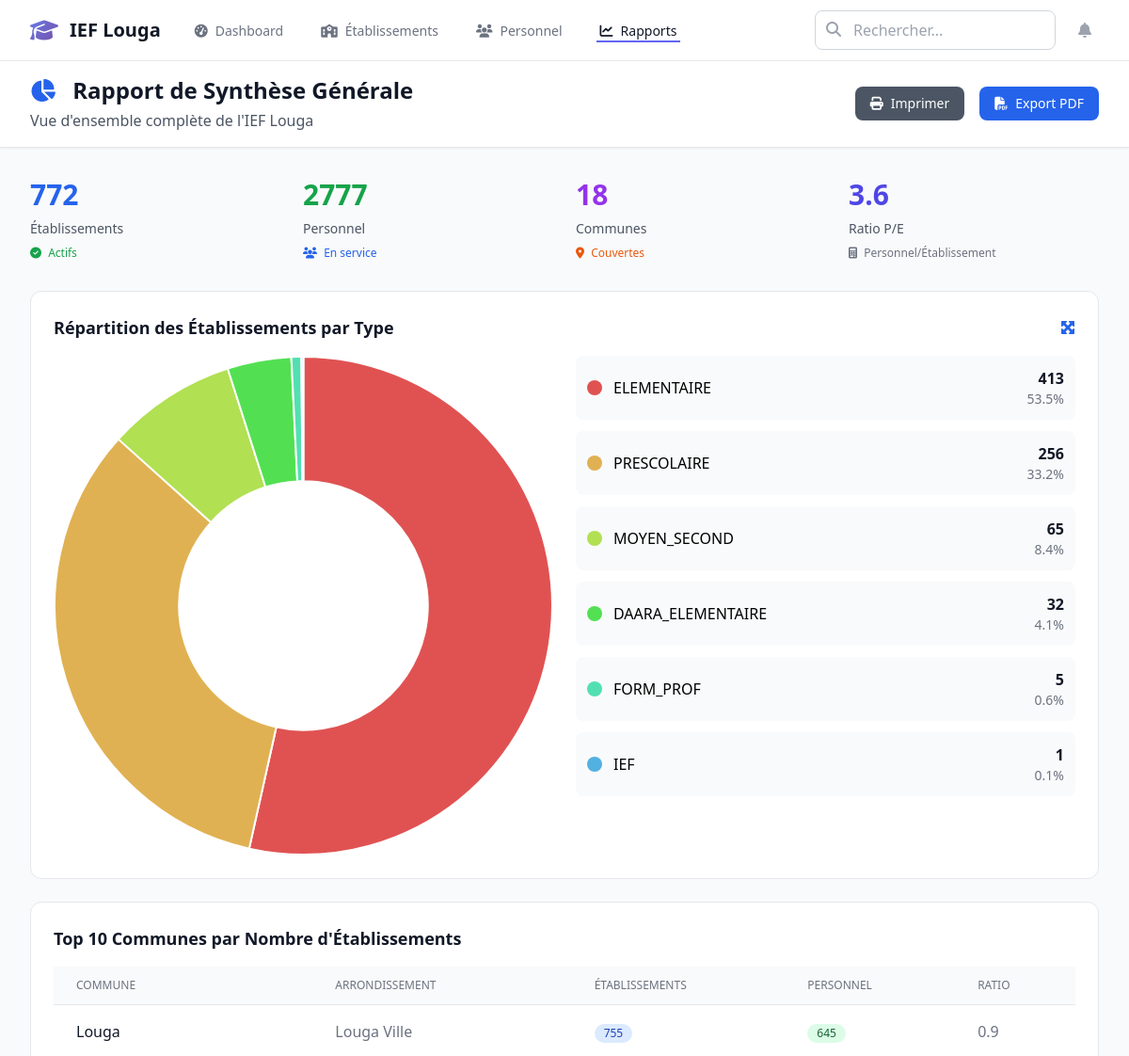
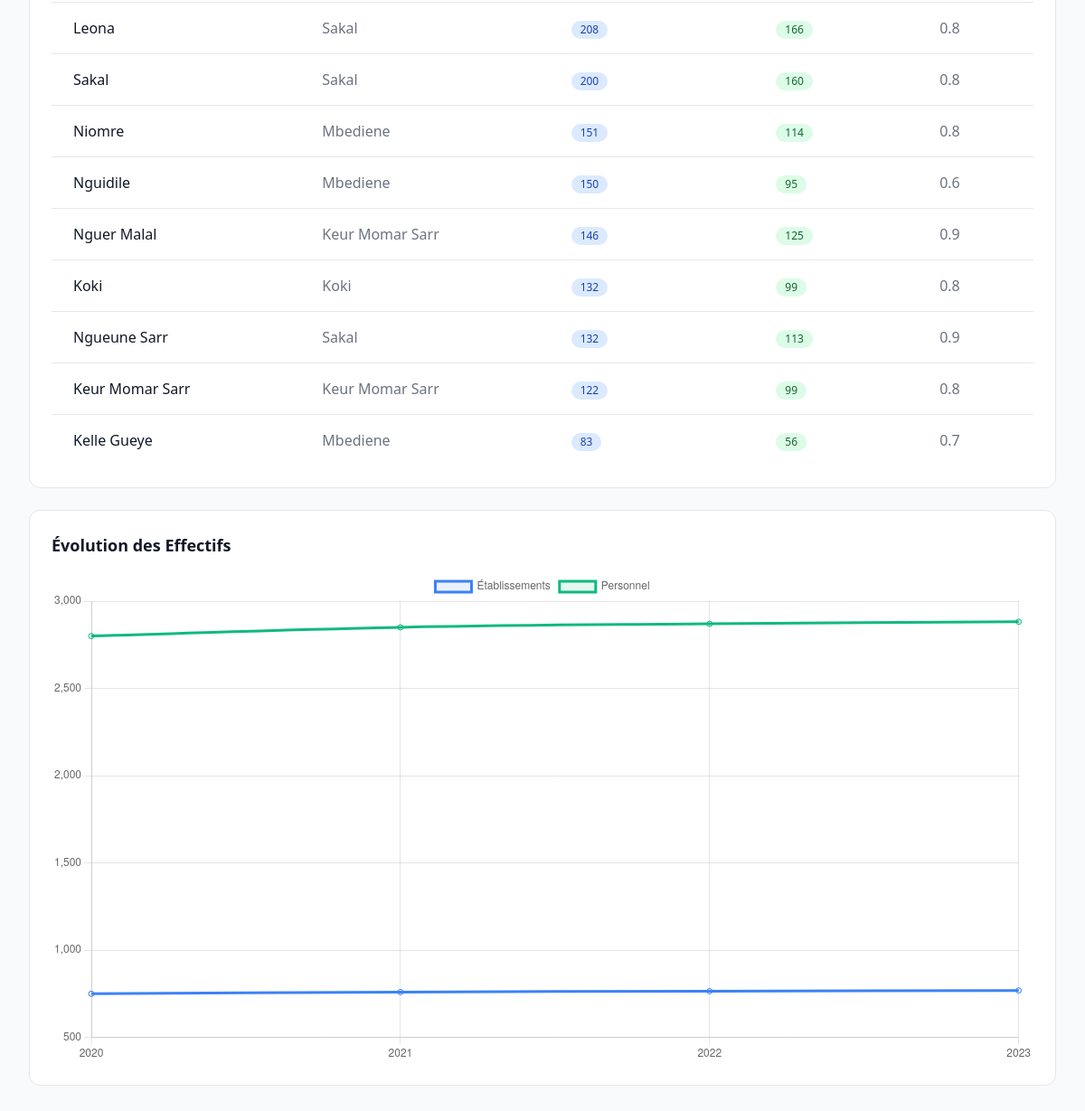
The page /rapports/synthese on the database its author committed (2 pictures, top to bottom).
### app/__init__.py (models this page shows)
class Commune(db.Model):
    __tablename__ = 'communes'
    id = db.Column(db.Integer, primary_key=True)
    nom = db.Column(db.String(100), nullable=False, unique=True)
    arrondissement = db.Column(db.String(100))
    departement = db.Column(db.String(100), default='LOUGA')
    created_at = db.Column(db.DateTime, default=datetime.utcnow)
    etablissements = db.relationship('Etablissement', backref='commune_obj', lazy='dynamic')

### app/blueprints/rapports.py (the view)
@rapports_bp.route('/synthese')
def synthese():
    donnees = generer_rapport_synthese()
    return render_template('rapports/synthese.html', donnees=donnees)

### app/blueprints/rapports.py (called while the page is built)
def get_db_connection():
    conn = sqlite3.connect('ief_louga.db')
    conn.row_factory = sqlite3.Row  # Pour avoir des résultats sous forme de dictionnaire
    return conn

def execute_query(query, params=None):
    conn = get_db_connection()
    try:
        if params:
            cursor = conn.execute(query, params)
        else:
            cursor = conn.execute(query)
        results = cursor.fetchall()
        return [dict(row) for row in results]
    finally:
        conn.close()

def execute_query_single(query, params=None):
    conn = get_db_connection()
    try:
        if params:
            cursor = conn.execute(query, params)
        else:
            cursor = conn.execute(query)
        result = cursor.fetchone()
        return dict(result) if result else None
    finally:
        conn.close()

### app/templates/rapports/synthese.html (shortened to what this page needs)
{% extends "base.html" %}
{% block breadcrumb %}
<div class="bg-white shadow-sm border-b">
    <div class="max-w-7xl mx-auto px-4 sm:px-6 lg:px-8 py-4">
        <div class="flex items-center justify-between">
            <div>
                <h1 class="text-2xl font-bold text-gray-900">
                    <i class="fas fa-chart-pie mr-3 text-blue-600"></i>
                    Rapport de Synthèse Générale
                </h1>
                <p class="text-gray-600 mt-1">Vue d'ensemble complète de l'IEF Louga</p>
            </div>
            <div class="flex items-center space-x-4">
                <button onclick="window.print()" class="bg-gray-600 hover:bg-gray-700 text-white px-4 py-2 rounded-lg text-sm font-medium transition-colors flex items-center">
                    <i class="fas fa-print mr-2"></i>
                    Imprimer
                </button>
                <button onclick="exportPDF()" class="bg-blue-600 hover:bg-blue-700 text-white px-4 py-2 rounded-lg text-sm font-medium transition-colors flex items-center">
                    <i class="fas fa-file-pdf mr-2"></i>
                    Export PDF
                </button>
            </div>
        </div>
    </div>
</div>
{% endblock %}
{% block content %}
<div class="max-w-7xl mx-auto px-4 sm:px-6 lg:px-8 py-8">
    <div class="grid grid-cols-1 md:grid-cols-2 lg:grid-cols-4 gap-6 mb-8">
        <div class="metric-card">
            <div class="text-3xl font-bold text-blue-600 mb-2">{{ donnees.chiffres_cles.total_etablissements }}</div>
            <div class="text-sm text-gray-600">Établissements</div>
            <div class="mt-2 text-xs text-green-600">
                <i class="fas fa-check-circle mr-1"></i>
                Actifs
            </div>
        </div>
        <div class="metric-card">
            <div class="text-3xl font-bold text-green-600 mb-2">{{ donnees.chiffres_cles.total_personnel }}</div>
            <div class="text-sm text-gray-600">Personnel</div>
            <div class="mt-2 text-xs text-blue-600">
                <i class="fas fa-users mr-1"></i>
                En service
            </div>
        </div>
        <div class="metric-card">
            <div class="text-3xl font-bold text-purple-600 mb-2">{{ donnees.chiffres_cles.total_communes }}</div>
            <div class="text-sm text-gray-600">Communes</div>
            <div class="mt-2 text-xs text-orange-600">
                <i class="fas fa-map-marker-alt mr-1"></i>
                Couvertes
            </div>
        </div>
        <div class="metric-card">
            <div class="text-3xl font-bold text-indigo-600 mb-2">{{ "%.1f"|format((donnees.chiffres_cles.total_personnel / donnees.chiffres_cles.total_etablissements)) }}</div>
            <div class="text-sm text-gray-600">Ratio P/E</div>
            <div class="mt-2 text-xs text-gray-500">
                <i class="fas fa-calculator mr-1"></i>
                Personnel/Établissement
            </div>
        </div>
    </div>
    <div class="chart-container">
        <div class="flex items-center justify-between mb-4">
            <h3 class="text-lg font-semibold text-gray-900">Répartition des Établissements par Type</h3>
            <button class="text-blue-600 hover:text-blue-800">
                <i class="fas fa-expand-arrows-alt"></i>
            </button>
        </div>
        <div class="grid grid-cols-1 lg:grid-cols-2 gap-6">
            <div>
                <canvas id="etablissementsChart" width="400" height="300"></canvas>
            </div>
            <div class="space-y-3">
                {% for type in donnees.etablissements_par_type %}
                <div class="flex items-center justify-between p-3 bg-gray-50 rounded-lg">
                    <div class="flex items-center">
                        <div class="w-4 h-4 rounded-full mr-3" style="background: hsl({{ loop.index0 * 40 }}, 70%, 60%)"></div>
                        <span class="font-medium">{{ type.type_etablissement }}</span>
                    </div>
                    <div class="text-right">
                        <div class="font-bold text-gray-900">{{ type.count }}</div>
                        <div class="text-sm text-gray-500">{{ type.pourcentage }}%</div>
                    </div>
                </div>
                {% endfor %}
            </div>
        </div>
    </div>
    <div class="chart-container">
        <h3 class="text-lg font-semibold text-gray-900 mb-4">Top 10 Communes par Nombre d'Établissements</h3>
        <div class="overflow-x-auto">
            <table class="min-w-full divide-y divide-gray-200">
                <thead class="bg-gray-50">
                    <tr>
                        <th class="px-6 py-3 text-left text-xs font-medium text-gray-500 uppercase">Commune</th>
                        <th class="px-6 py-3 text-left text-xs font-medium text-gray-500 uppercase">Arrondissement</th>
                        <th class="px-6 py-3 text-left text-xs font-medium text-gray-500 uppercase">Établissements</th>
                        <th class="px-6 py-3 text-left text-xs font-medium text-gray-500 uppercase">Personnel</th>
                        <th class="px-6 py-3 text-left text-xs font-medium text-gray-500 uppercase">Ratio</th>
                    </tr>
                </thead>
                <tbody class="bg-white divide-y divide-gray-200">
                    {% for commune in donnees.top_communes %}
                    <tr class="hover:bg-gray-50">
                        <td class="px-6 py-4 whitespace-nowrap font-medium text-gray-900">{{ commune.commune }}</td>
                        <td class="px-6 py-4 whitespace-nowrap text-gray-500">{{ commune.arrondissement }}</td>
                        <td class="px-6 py-4 whitespace-nowrap">
                            <span class="inline-flex items-center px-2.5 py-0.5 rounded-full text-xs font-medium bg-blue-100 text-blue-800">
                                {{ commune.nombre_etablissements }}
                            </span>
                        </td>
                        <td class="px-6 py-4 whitespace-nowrap">
                            <span class="inline-flex items-center px-2.5 py-0.5 rounded-full text-xs font-medium bg-green-100 text-green-800">
                                {{ commune.nombre_personnel }}
                            </span>
                        </td>
                        <td class="px-6 py-4 whitespace-nowrap text-gray-500">
                            {{ "%.1f"|format(commune.nombre_personnel / commune.nombre_etablissements) if commune.nombre_etablissements > 0 else "0" }}
                        </td>
                    </tr>
                    {% endfor %}
                </tbody>
            </table>
        </div>
    </div>
    <div class="chart-container">
        <h3 class="text-lg font-semibold text-gray-900 mb-4">Évolution des Effectifs</h3>
        <canvas id="evolutionChart" width="800" height="400"></canvas>
    </div>
</div>
<script>
// Graphique en secteurs des établissements
const etablissementsData = {
    labels: [{% for type in donnees.etablissements_par_type %}'{{ type.type_etablissement }}'{% if not loop.last %},{% endif %}{% endfor %}],
    datasets: [{
        data: [{% for type in donnees.etablissements_par_type %}{{ type.count }}{% if not loop.last %},{% endif %}{% endfor %}],
        backgroundColor: [
            {% for type in donnees.etablissements_par_type %}
            'hsl({{ loop.index0 * 40 }}, 70%, 60%)'{% if not loop.last %},{% endif %}
            {% endfor %}
        ]
    }]
};
new Chart(document.getElementById('etablissementsChart'), {
    type: 'doughnut',
    data: etablissementsData,
    options: {
        responsive: true,
        plugins: {
            legend: {
                display: false
            }
        }
    }
});
// Graphique d'évolution
const evolutionData = {
    labels: [{% for item in donnees.evolution_effectifs %}'{{ item.annee }}'{% if not loop.last %},{% endif %}{% endfor %}],
    datasets: [{
        label: 'Établissements',
        data: [{% for item in donnees.evolution_effectifs %}{{ item.etablissements }}{% if not loop.last %},{% endif %}{% endfor %}],
        borderColor: '#3b82f6',
        backgroundColor: 'rgba(59, 130, 246, 0.1)',
        tension: 0.4
    }, {
        label: 'Personnel',
        data: [{% for item in donnees.evolution_effectifs %}{{ item.personnel }}{% if not loop.last %},{% endif %}{% endfor %}],
        borderColor: '#10b981',
        backgroundColor: 'rgba(16, 185, 129, 0.1)',
        tension: 0.4
    }]
};
new Chart(document.getElementById('evolutionChart'), {
    type: 'line',
    data: evolutionData,
    options: {
        responsive: true,
        plugins: {
            legend: {
                position: 'top',
            }
        },
        scales: {
            y: {
                beginAtZero: false
            }
        }
    }
});
function exportPDF() {
    window.print();
}
</script>
{% endblock %}

### app/templates/rapports/synthese.html (style rules this page uses)
.chart-container { background: white; border-radius: 12px; padding: 1.5rem; border: 1px solid #e5e7eb; margin-bottom: 1.5rem; }

### rows shown on the page
Commune: commune "Louga", arrondissement "Louga Ville", nombre_etablissements "755", nombre_personnel "645", nombre_personnel "0.9"
Commune: commune "Leona", arrondissement "Sakal", nombre_etablissements "208", nombre_personnel "166", nombre_personnel "0.8"
Commune: commune "Sakal", arrondissement "Sakal", nombre_etablissements "200", nombre_personnel "160", nombre_personnel "0.8"
Commune: commune "Niomre", arrondissement "Mbediene", nombre_etablissements "151", nombre_personnel "114", nombre_personnel "0.8"
Commune: commune "Nguidile", arrondissement "Mbediene", nombre_etablissements "150", nombre_personnel "95", nombre_personnel "0.6"
Commune: commune "Nguer Malal", arrondissement "Keur Momar Sarr", nombre_etablissements "146", nombre_personnel "125", nombre_personnel "0.9"
Commune: commune "Koki", arrondissement "Koki", nombre_etablissements "132", nombre_personnel "99", nombre_personnel "0.8"
Commune: commune "Ngueune Sarr", arrondissement "Sakal", nombre_etablissements "132", nombre_personnel "113", nombre_personnel "0.9"
Commune: commune "Keur Momar Sarr", arrondissement "Keur Momar Sarr", nombre_etablissements "122", nombre_personnel "99", nombre_personnel "0.8"
Commune: commune "Kelle Gueye", arrondissement "Mbediene", nombre_etablissements "83", nombre_personnel "56", nombre_personnel "0.7"

### other values the page prints
{{ donnees.chiffres_cles.total_etablissements }} "772"
{{ donnees.chiffres_cles.total_personnel }} "2777"
{{ donnees.chiffres_cles.total_communes }} "18"
{{ type.type_etablissement }} "ELEMENTAIRE" "PRESCOLAIRE" "MOYEN_SECOND" "DAARA_ELEMENTAIRE" "FORM_PROF" "IEF"
{{ type.count }} "413" "256" "65" "32" "5" "1"
{{ type.pourcentage }} "53.5" "33.2" "8.4" "4.1" "0.6" "0.1"
chart data {{ type.count }} 413, 256, 65, 32, 5, 1
chart data {{ loop.index0 * 40 }} 0, 40, 80, 120, 160, 200
chart data {{ item.annee }} 2020, 2021, 2022, 2023
